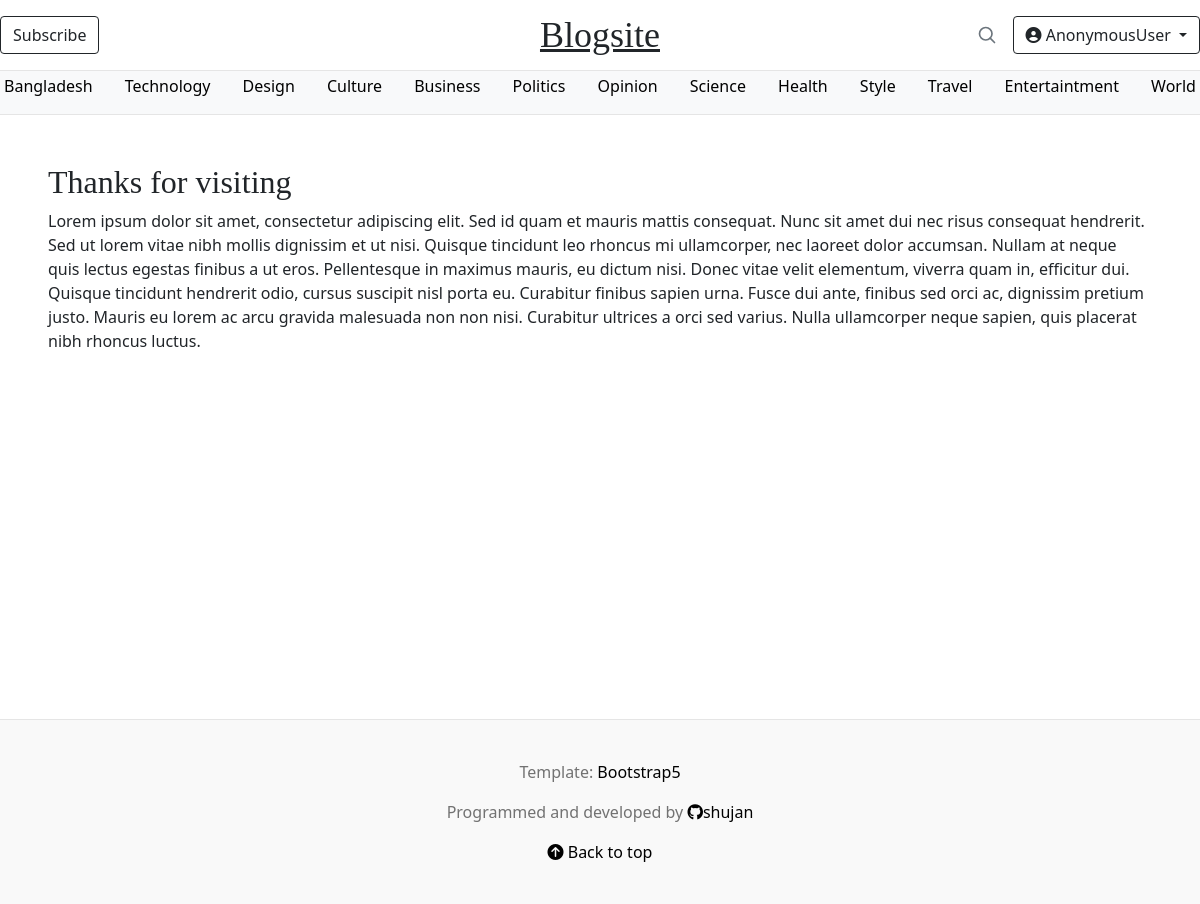
The page /about/ on the database its author committed.
### baseapp/models.py (models this page shows)
class Category(models.Model):
    name = models.CharField(max_length=30)
    def __str__(self) -> str:
        return self.name

### baseapp/views.py (the view)
# urls.py: path('about/', AboutView.as_view(), name='about'),
class AboutView(TemplateView):
    template_name = 'baseapp/about.html'

### baseapp/views.py (called while the page is built)
def category_list(request):
    category_list = Category.objects.exclude(name='uncategorized')
    context={
        'category_list': category_list
    }
    return context

### baseapp/templates/baseapp/about.html
{% extends 'baseapp/base.html' %}
{% block content %}
<div class="p-5" style="width: auto; height: 600px;position: relative;">
<h2>Thanks for visiting</h2>
<p>Lorem ipsum dolor sit amet, consectetur adipiscing elit. Sed id quam et mauris mattis consequat. Nunc sit amet dui nec risus consequat hendrerit. Sed ut lorem vitae nibh mollis dignissim et ut nisi. Quisque tincidunt leo rhoncus mi ullamcorper, nec laoreet dolor accumsan. Nullam at neque quis lectus egestas finibus a ut eros. Pellentesque in maximus mauris, eu dictum nisi. Donec vitae velit elementum, viverra quam in, efficitur dui. Quisque tincidunt hendrerit odio, cursus suscipit nisl porta eu. Curabitur finibus sapien urna. Fusce dui ante, finibus sed orci ac, dignissim pretium justo. Mauris eu lorem ac arcu gravida malesuada non non nisi. Curabitur ultrices a orci sed varius. Nulla ullamcorper neque sapien, quis placerat nibh rhoncus luctus.</p>
</div>
{% endblock %}

### baseapp/templates/baseapp/base.html (shortened to what this page needs)
<!doctype html>
{% load static %}
<html lang="en">
  <head>
    <link href="https://cdn.jsdelivr.net/npm/bootstrap@5.1.3/dist/css/bootstrap.min.css" rel="stylesheet">
    <link rel="stylesheet" href="//cdn.jsdelivr.net/npm/medium-editor@latest/dist/css/medium-editor.min.css" type="text/css" media="screen" charset="utf-8">
    <link rel="stylesheet" href="{% static 'css/blog.css' %}">
    <link rel="stylesheet" href="{% static 'css/swap-words.css' %}">
  </head>
  <body>
<div class="">
  <header class="blog-header py-3">
    <div class="row flex-nowrap justify-content-between align-items-center ">
      <div class="col-4 ">
        <a class="btn btn-outline-dark btn-white" href="{% url 'about' %}">Subscribe</a>
      </div>
      <div class="col-4 text-center">
        <a class="blog-header-logo text-dark" href="{% url 'post_list' %}">Blogsite</a>
      </div>
      <div class="col-4 d-flex justify-content-end align-items-center">
      <div>
          <a  class="link-secondary" href="{% url 'search_post' %}" aria-label="Search">
            <svg xmlns="http://www.w3.org/2000/svg" width="20" height="20" fill="none" stroke="currentColor" stroke-linecap="round" stroke-linejoin="round" stroke-width="2" class="mx-3" role="img" viewBox="0 0 24 24"><title>Search</title><circle cx="10.5" cy="10.5" r="7.5"/><path d="M21 21l-5.2-5.2"/></svg>
            </a>
      </div>
      <div>
        <div class="dropdown">
          <a class="btn btn-outline-dark btn-white dropdown-toggle" href="#" role="button" id="dropdownMenuLink" data-bs-toggle="dropdown" aria-expanded="false">
            <i class="fa-solid fa-circle-user"></i> {{request.user}}
          </a>
        </div>
      </div>
      </div>
    </div>
  </header>
  <div class="nav-scroller bg-light">
    <nav class="nav d-flex justify-content-between pt-2 px-1">
      {% for category in category_list %}
        <a href="/category/{{category.name}}" style="text-decoration: none; padding: 0;">{{category|title}}</a>
      {% endfor %}
    </nav>
  </div>
</div>
<main class="pb-1">
  <div class="">
            {% block content %}
            {% endblock %}
        </div>
</main>
<footer class="blog-footer">
  <p>Template: <a href="https://getbootstrap.com/">Bootstrap5</a></p>
  <p>Programmed and developed  by <a href="https://github.com/shujan-ahamed"> <i class="fa-brands fa-github"></i>shujan</a></p>
  <p>
    <a href="#"><i class="fa-solid fa-circle-arrow-up"></i> Back to top</a>
  </p>
</footer>
  </body>
</html>

### baseapp/static/css/blog.css (style rules this page uses)
* { margin: 0; padding: 0; }
a { color: black; text-decoration: none; font-style: normal; }
.blog-header { line-height: 1; border-bottom: 1px solid #e5e5e5; }
.blog-header-logo { font-family: "Playfair Display", Georgia, "Times New Roman", serif; font-size: 2.25rem; text-decoration: underline; }
h1, h2, h3, h4, h5, h6 { font-family: "Playfair Display", Georgia, "Times New Roman", serif; }
.nav-scroller { line-height: 1; position: relative; z-index: 2; height: 2.75rem; overflow-y: hidden; border-bottom: 1px solid #e5e5e5; }
.nav-scroller .nav { display: flex; flex-wrap: nowrap; padding-bottom: 1rem; margin-top: -1px; overflow-x: auto; text-align: center; white-space: nowrap; -webkit-overflow-scrolling: touch; }
.blog-footer { padding: 2.5rem 0; color: #727272; text-align: center; background-color: #f9f9f9; border-top: .05rem solid #e5e5e5; }
.blog-footer p:last-child { margin-bottom: 0; }

### rows shown on the page
Category: name "Bangladesh"
Category: name "Technology"
Category: name "Design"
Category: name "Culture"
Category: name "Business"
Category: name "Politics"
Category: name "Opinion"
Category: name "Science"
Category: name "Health"
Category: name "Style"
Category: name "Travel"
Category: name "Entertaintment"
Category: name "World"

### other values the page prints
{{ request.user }} "AnonymousUser"
